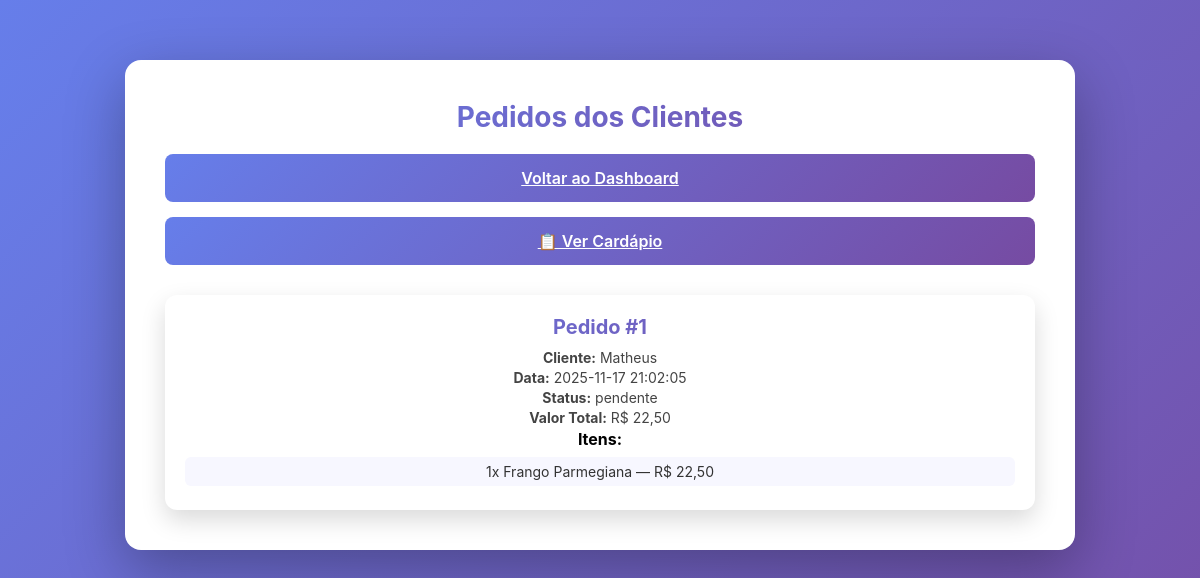
Page /admin_pedidos.php (signed in) on the committed database.
### tables this page shows
CREATE TABLE pedidos (
            id INTEGER PRIMARY KEY AUTOINCREMENT,
            user_id INTEGER NOT NULL,
            total REAL DEFAULT 0.0,
            status TEXT DEFAULT 'pendente',
            criado_em DATETIME DEFAULT (datetime('now')),
            FOREIGN KEY(user_id) REFERENCES users(id)
        );

CREATE TABLE users (
            id INTEGER PRIMARY KEY AUTOINCREMENT,
            nome TEXT,
            username TEXT UNIQUE,
            email TEXT UNIQUE,
            senha TEXT NOT NULL,
            tipo_usuario TEXT DEFAULT 'comum'
        );

CREATE TABLE pedido_items (
            id INTEGER PRIMARY KEY AUTOINCREMENT,
            pedido_id INTEGER NOT NULL,
            produto_id INTEGER NOT NULL,
            quantidade INTEGER DEFAULT 1,
            preco_unitario REAL DEFAULT 0.0,
            FOREIGN KEY(pedido_id) REFERENCES pedidos(id),
            FOREIGN KEY(produto_id) REFERENCES produtos(id)
        );

CREATE TABLE produtos (
            id INTEGER PRIMARY KEY AUTOINCREMENT,
            nome TEXT NOT NULL,
            descricao TEXT,
            preco REAL DEFAULT 0.0,
            categoria TEXT DEFAULT 'prato',
            criado_em DATETIME DEFAULT (datetime('now'))
        );

### pedidos.php (called while the page is built, shortened)
<?php
function getOrderDetails($pedido_id) {
    $db = Database::getInstance()->getConnection();
    $stmt = $db->prepare('SELECT * FROM pedidos WHERE id = ? LIMIT 1');
    $stmt->execute([$pedido_id]);
    $pedido = $stmt->fetch();
    $stmt2 = $db->prepare('SELECT pi.*, p.nome FROM pedido_items pi JOIN produtos p ON p.id = pi.produto_id WHERE pi.pedido_id = ?');
    $stmt2->execute([$pedido_id]);
    $items = $stmt2->fetchAll();
    $pedido['items'] = $items;
    return $pedido;
}
function listAllOrders() {
    $db = Database::getInstance()->getConnection();
    $stmt = $db->prepare('SELECT p.id, p.user_id, p.total, p.status, p.criado_em, u.nome FROM pedidos p JOIN users u ON u.id = p.user_id ORDER BY p.criado_em DESC');
    $stmt->execute();
    return $stmt->fetchAll();
}
?>

### admin_pedidos.php (the view, shortened to what this page needs)
<?php
require_once __DIR__ . '/pedidos.php';
$pedidos = listAllOrders();
?>
<!DOCTYPE html>
<html lang="pt-br">
<head>
    <link rel="stylesheet" href="styles.css">
</head>
<body>
    <div class="menu-container">
        <h1>Pedidos dos Clientes</h1>
        <div class="menu-actions">
            <a href="dashboard.php" class="login-button">Voltar ao Dashboard</a>
            <a href="cardapio.php" class="login-button">📋 Ver Cardápio</a>
        </div>
        <?php if (empty($pedidos)): ?>
            <p class="empty">Nenhum pedido foi realizado ainda 😴</p>
        <?php else: ?>
            <div class="orders-list">
                <?php foreach ($pedidos as $pedido): ?>
                    <div class="order-card">
                        <div class="order-header">
                            <h3>Pedido #<?= htmlspecialchars($pedido['id']) ?></h3>
                        </div>
                        <div class="order-info">
                            <p><strong>Cliente:</strong> <?= htmlspecialchars($pedido['nome']) ?></p>
                            <p><strong>Data:</strong> <?= htmlspecialchars($pedido['criado_em']) ?></p>
                            <p><strong>Status:</strong> <?= htmlspecialchars($pedido['status']) ?></p>
                            <p><strong>Valor Total:</strong> R$ <?= number_format($pedido['total'], 2, ',', '.') ?></p>
                        </div>
                        <div class="order-items">
                            <h4>Itens:</h4>
                            <ul>
                                <?php
                                $details = getOrderDetails($pedido['id']);
                                if ($details && !empty($details['items'])):
                                    foreach ($details['items'] as $item):
                                        ?>
                                        <li>
                                            <?= htmlspecialchars($item['quantidade']) ?>x <?= htmlspecialchars($item['nome']) ?>
                                            — R$ <?= number_format($item['preco_unitario'] * $item['quantidade'], 2, ',', '.') ?>
                                        </li>
                                        <?php
                                    endforeach;
                                else:
                                    ?>
                                    <li>Sem itens registrados.</li>
                                <?php endif; ?>
                            </ul>
                        </div>
                    </div>
                <?php endforeach; ?>
            </div>
        <?php endif; ?>
    </div>
</body>
</html>

### styles.css (style rules this page uses)
* { margin: 0; padding: 0; box-sizing: border-box; }
html, body { height: 100%; font-family: "Inter", sans-serif; background: linear-gradient(135deg, #667eea 0%, #764ba2 100%); }
.login-button { width: 100%; padding: 14px; font-size: 16px; font-weight: 600; color: white; background: linear-gradient(135deg, #667eea 0%, #764ba2 100%); border: none; border-radius: 8px; cursor: pointer; font-family: "Inter", sans-serif; transition: transform 0.2s ease, box-shadow 0.2s ease; }

### admin_pedidos.php (style rules this page uses)
.orders-list { display: flex; flex-direction: column; gap: 25px; margin-top: 30px; }
.order-card { background: white; border-radius: 12px; padding: 20px; box-shadow: 0 10px 25px rgba(0, 0, 0, 0.15); animation: slideIn 0.4s ease-out; }
.order-header h3 { background: linear-gradient(135deg, #667eea, #764ba2); -webkit-background-clip: text; -webkit-text-fill-color: transparent; font-size: 20px; margin-bottom: 10px; }
.order-info p { margin: 3px 0; color: #444; font-size: 14px; }
.order-items ul { list-style: none; margin-top: 8px; padding-left: 0; font-size: 14px; color: #333; }
.order-items li { background: #f7f7ff; padding: 6px 10px; border-radius: 6px; margin-bottom: 4px; }
.menu-container { max-width: 950px; margin: 60px auto; background: #fff; padding: 40px; border-radius: 16px; box-shadow: 0 20px 60px rgba(0, 0, 0, 0.3); text-align: center; }
.menu-actions { margin-bottom: 30px; display: flex; justify-content: center; flex-wrap: wrap; gap: 15px; }
h1 { background: linear-gradient(135deg, #667eea, #764ba2); -webkit-background-clip: text; -webkit-text-fill-color: transparent; font-size: 28px; margin-bottom: 20px; }

### rows in the picture
pedidos: id "1", user.nome "Matheus", criado_em "2025-11-17 21:02:05", status "pendente", total "22,50"
pedido_items: quantidade "1", produto.nome "Frango Parmegiana", $item['preco_unitario'] * $item['quantidade'] "22,50"
